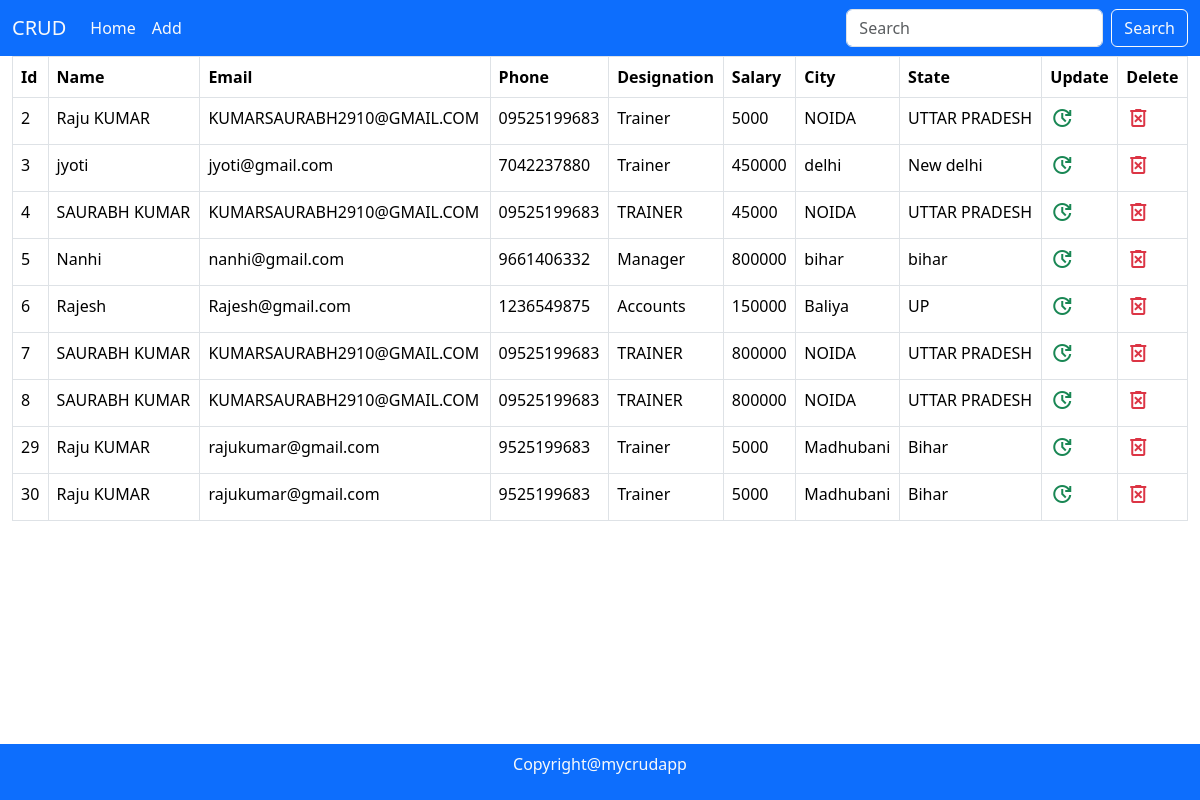
The page / on the database its author committed.
### mainApp/models.py (models this page shows)
class Employee(models.Model):
    id =models.AutoField(primary_key=True)
    name = models.CharField(max_length=30)
    email=models.EmailField(max_length=30)
    dsg=models.CharField(max_length=20)
    phone=models.CharField(max_length=15,default="")
    salary=models.IntegerField()
    city=models.CharField(max_length=20,default="",null=True, blank=True)
    state=models.CharField(max_length=20,default="",null=True, blank=True)

### mainApp/views.py (the view)
# urls.py: path("", views.EmployeeClassView.as_view(), name="home"),
class EmployeeClassView(TemplateView):
    template_name="index.html"
    def get_context_data(self,*args,**kwargs):
        context = super().get_context_data(**kwargs)
        data = Employee.objects.all().order_by("id")
        context={'data':data}
        return context

### mainApp/templates/index.html (shortened to what this page needs)
{% load static %}
<!DOCTYPE html>
<html lang="en">
<head>
  <link rel="stylesheet" href="{% static 'style.css'  %}">
  <link href="https://cdn.jsdelivr.net/npm/bootstrap@5.3.1/dist/css/bootstrap.min.css" rel="stylesheet"
>
</head>
<body>
  <nav class="navbar navbar-expand-lg bg-primary">
    <div class="container-fluid">
      <a class="navbar-brand text-light" href="{% url 'home' %}">CRUD</a>
      <div class="collapse navbar-collapse" id="navbarSupportedContent">
        <ul class="navbar-nav me-auto mb-2 mb-lg-0">
          <li class="nav-item">
            <a class="nav-link text-light active" aria-current="page" href="{% url 'home' %}">Home</a>
          </li>
          <li class="nav-item">
            <a class="nav-link text-light" href="{% url 'add' %}">Add</a>
          </li>
        </ul>
        <form class="d-flex" role="search">
          <input class="form-control me-2" type="search" placeholder="Search" aria-label="Search">
          <button class="btn btn-outline-light" type="submit">Search</button>
        </form>
      </div>
    </div>
  </nav>
  {% block body %}
  <div class="container-fluid mid-section">
    <div class="table-responsive">
      <table class="table table-bordered">
        <tr>
          <th>Id</th>
          <th>Name</th>
          <th>Email</th>
          <th>Phone</th>
          <th>Designation</th>
          <th>Salary</th>
          <th>City</th>
          <th>State</th>
          <th>Update</th>
          <th>Delete</th>
        </tr>
        {% for item in data %}
        <tr>
          <td>{{item.id}}</td>
          <td>{{item.name}}</td>
          <td>{{item.email}}</td>
          <td>{{item.phone}}</td>
          <td>{{item.dsg}}</td>
          <td>{{item.salary}}</td>
          <td>{{item.city}}</td>
          <td>{{item.state}}</td>
          <td><a href="{% url 'update'   item.id  %}"><span class="material-symbols-outlined text-success">update</span></a></td>
          <td><a href="{% url 'delete' item.id %}"><span class="material-symbols-outlined text-danger">delete_forever</span></a></td>
        </tr>
        {% endfor %}
      </table>
    </div>
    {% endblock %}
    <footer class="bg-primary text-light text-center p-2 fixed-bottom">
      <p>Copyright@mycrudapp</p>
    </footer>
</body>
</html>

### mainApp/static/style.css (style rules this page uses)
.mid-section { height: 620px; position: relative; overflow: auto; }

### rows shown on the page
Employee: id "2", name "Raju KUMAR", email "KUMARSAURABH2910@GMAIL.COM", phone "09525199683", dsg "Trainer", salary "5000", city "NOIDA", state "UTTAR PRADESH"
Employee: id "3", name "jyoti", email "jyoti@gmail.com", phone "7042237880", dsg "Trainer", salary "450000", city "delhi", state "New delhi"
Employee: id "4", name "SAURABH KUMAR", email "KUMARSAURABH2910@GMAIL.COM", phone "09525199683", dsg "TRAINER", salary "45000", city "NOIDA", state "UTTAR PRADESH"
Employee: id "5", name "Nanhi", email "nanhi@gmail.com", phone "9661406332", dsg "Manager", salary "800000", city "bihar", state "bihar"
Employee: id "6", name "Rajesh", email "Rajesh@gmail.com", phone "1236549875", dsg "Accounts", salary "150000", city "Baliya", state "UP"
Employee: id "7", name "SAURABH KUMAR", email "KUMARSAURABH2910@GMAIL.COM", phone "09525199683", dsg "TRAINER", salary "800000", city "NOIDA", state "UTTAR PRADESH"
Employee: id "8", name "SAURABH KUMAR", email "KUMARSAURABH2910@GMAIL.COM", phone "09525199683", dsg "TRAINER", salary "800000", city "NOIDA", state "UTTAR PRADESH"
Employee: id "29", name "Raju KUMAR", email "rajukumar@gmail.com", phone "9525199683", dsg "Trainer", salary "5000", city "Madhubani", state "Bihar"
Employee: id "30", name "Raju KUMAR", email "rajukumar@gmail.com", phone "9525199683", dsg "Trainer", salary "5000", city "Madhubani", state "Bihar"
